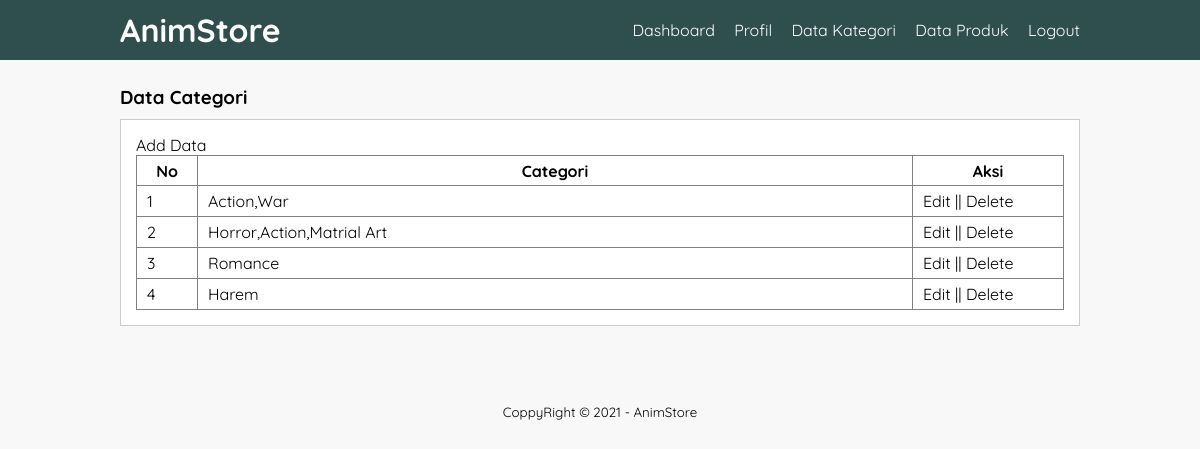
/data-kategori.php (signed in), run on the app's committed database.
### tables this page shows
CREATE TABLE `tb_kategori` (
  `kategori_id` int(11) NOT NULL,
  `kategori_nama` varchar(25) NOT NULL
);

### data-kategori.php (the view, shortened to what this page needs)
<?php
    include 'db.php';
 ?>
<!DOCTYPE html>
<html lang="en">
<head>
    <link rel="stylesheet" href="css/style.css">
</head>
<body background="img/anim2.png">
    <header>
        <div class="container">
            <h1><a href="dashboard.php">AnimStore</a></h1>
            <ul>
                <li><a href="dashboard.php">Dashboard</a></li>
                <li><a href="profil.php">Profil</a></li>
                <li><a href="data-kategori.php">Data Kategori</a></li>
                <li><a href="data-produk.php">Data Produk</a></li>
                <li><a href="logout.php">Logout</a></li>
            </ul>
        </div>
    </header>
    <div class="section">
        <div class="container">
            <h3>Data Categori</h3>
            <div class="box">
                <p><a href="add.php">Add Data</a></p>
                <table border="1" cellspacing="0" class="table">
                    <thead>
                        <tr>
                            <th width="60px">No</th>
                            <th>Categori</th>
                            <th width="150px">Aksi</th>
                        </tr>
                    </thead>
                    <tbody>
                        <?php
                            $no = 1;
                            $kategori = mysqli_query($conn, "SELECT * FROM tb_kategori ORDER BY kategori_id DESC");
                            if(mysqli_num_rows($kategori) > 0){
                            while($row = mysqli_fetch_array($kategori)){
                         ?>
                        <tr>
                            <td><?php echo $no++ ?></td>
                            <td><?php echo $row['kategori_nama'] ?></td>
                            <td>
                                <a href="edit-kategori.php?id=<?php echo $row['kategori_id'] ?>">Edit</a> || <a href="proses-hapus.php?idk=<?php echo $row['kategori_id'] ?>" onclick="return confirm('Sure want to delete this?')">Delete</a>
                            </td>
                        </tr>
                        <?php }}else{ ?>
                            <tr>
                                <td colspan="3">No data Available</td>
                            </tr>
                        <?php } ?>
                    </tbody>
                </table>
            </div>
        </div>
    </div>
    <footer>
        <div class="container">
            <small>CoppyRight &copy; 2021 - AnimStore</small>
        </div>
    </footer>
</body>
</html>

### css/style.css (style rules this page uses)
* { padding: 0; margin: 0; font-family: 'Quicksand', sans-serif; }
body { background-color: #f8f8f8; }
a { color: inherit; text-decoration: none; }
header { background-color: darkslategrey; color: #fff; }
header h1 { float: left; padding: 10px 0; }
header ul { float: right; }
header ul li { display: inline-block; }
header ul li a { padding: 20px 0 20px 15px; display: inline-block; }
footer { padding: 25px 0; text-align: center; }
.container { width: 80%; margin: 0 auto; }
.container:after { content: ''; display: block; clear: both; }
.section { padding: 25px 0; }
.box { background-color: #fff; border: 1px solid #ccc; padding: 15px; box-sizing: border-box; margin: 10px 0 25px 0; }
.box:after { content: ''; display: block; clear: both; }
.table { width: 100%; border-collapse: collapse; }
.table tr { height: 30px; }
.table tr td { padding: 5px 10px; }

### data on the page
tb_kategori: kategori_nama "Action,War"
tb_kategori: kategori_nama "Horror,Action,Matrial Art"
tb_kategori: kategori_nama "Romance"
tb_kategori: kategori_nama "Harem"
